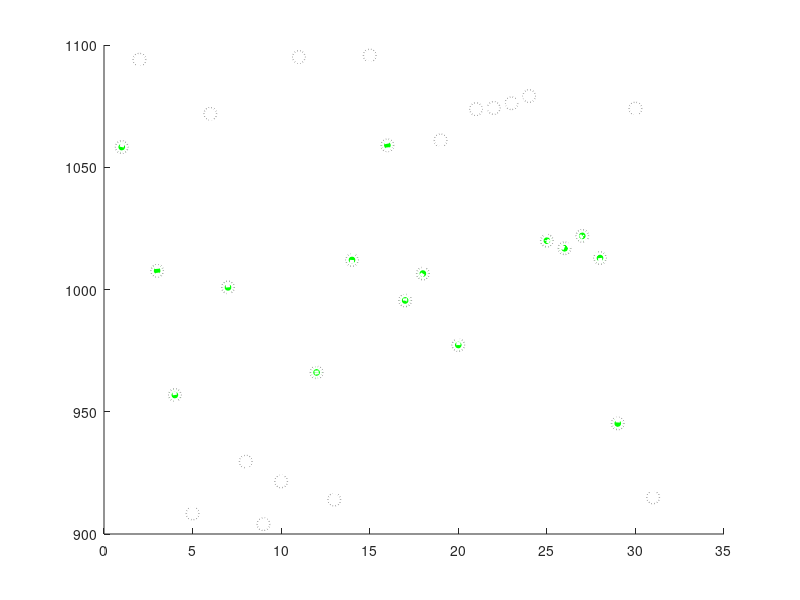

Reproduce this figure in MATLAB. (Note: this script raises an error after producing the figure.)
% Atmospheric Pressure Analysis
% Generate and plot atmospheric pressure data for 4 sensors over 31 days
% Each sensor measured 3 times per day (morning, noon, evening)

clear; clc; close all;

% Generate atmospheric pressure data
% 4 sensors (rows) × 3 measurements per day (columns) × 31 days (depth)
atmosphericPressure = zeros(4, 3, 31);

% Fill with random values between 900 and 1100
for day = 1:31
    for measurement = 1:3
        for sensor = 1:4
            atmosphericPressure(sensor, measurement, day) = 900 + 200*rand();
        end
    end
end

% Display data dimensions
fprintf('Data matrix dimensions: %d × %d × %d\n', size(atmosphericPressure, 1), size(atmosphericPressure, 2), size(atmosphericPressure, 3));
fprintf('Total measurements: %d\n', numel(atmosphericPressure));

% Calculate daily averages for each sensor
dailyAverages = zeros(4, 31);
for day = 1:31
    for sensor = 1:4
        % Average of 3 daily measurements for each sensor
        dailyAverages(sensor, day) = mean(atmosphericPressure(sensor, :, day));
    end
end

% Extract evening measurements for sensor 1 (measurement 3 = evening)
sensor1Evening = squeeze(atmosphericPressure(1, 3, :));

% Create the plot
figure('Position', [100, 100, 1200, 800]);
hold on;

% Define pressure limits
lowerLimit = 930;
upperLimit = 1060;

% Color points based on pressure limits first
for day = 1:31
    if sensor1Evening(day) < lowerLimit || sensor1Evening(day) > upperLimit
        % Points outside range - white filled
        scatter(day, sensor1Evening(day), 80, 'w', 'filled', 'MarkerEdgeColor', 'k', 'LineWidth', 1);
    else
        % Points inside range - green filled
        scatter(day, sensor1Evening(day), 80, 'g', 'filled', 'MarkerEdgeColor', 'k', 'LineWidth', 1);
    end
end

% Plot white dotted line for sensor 1 evening measurements (on top)
plot(1:31, sensor1Evening, 'Color', [1, 1, 1], 'LineStyle', ':', 'LineWidth', 3, ...
     'Marker', 'o', 'MarkerSize', 8, 'MarkerFaceColor', 'none', 'MarkerEdgeColor', [1, 1, 1]);

% Add pressure limit lines
yline(930, '-', 'Color', 'm', 'LineWidth', 2, ...
      'DisplayName', 'Lower Limit');
yline(1060, '-', 'Color', 'm', 'LineWidth', 2, ...
      'DisplayName', 'Upper Limit');

% Customize the plot
xlabel('Day of Month', 'FontSize', 12);
ylabel('Atmospheric Pressure (hPa)', 'FontSize', 12);
title('First sensor, evening, all days', 'FontSize', 14);
legend('Location', 'northeastoutside', 'FontSize', 8);

% Set axis limits to show all 31 days
xlim([1, 31]);
ylim([900, 1100]);
xticks(1:31);
yticks(900:25:1100);

% Set background color to dark for better contrast with white line
set(gca, 'Color', [0.1, 0.1, 0.1]);
set(gcf, 'Color', [0.1, 0.1, 0.1]);

% Add statistics for sensor 1 evening measurements
meanPressure = mean(sensor1Evening);
stdPressure = std(sensor1Evening);
minPressure = min(sensor1Evening);
maxPressure = max(sensor1Evening);

% Count points inside and outside the range
pointsInside = sum(sensor1Evening >= lowerLimit & sensor1Evening <= upperLimit);
pointsOutside = 31 - pointsInside;

text(0.02, 0.98, sprintf('Mean: %.1f hPa\nStd: %.1f hPa\nMin: %.1f hPa\nMax: %.1f hPa\n\nGreen points (in range): %d\nWhite points (out of range): %d', ...
     meanPressure, stdPressure, minPressure, maxPressure, pointsInside, pointsOutside), ...
     'Units', 'normalized', 'VerticalAlignment', 'top', 'FontSize', 10, ...
     'BackgroundColor', 'white', 'EdgeColor', 'black', 'Color', 'black');

% Display summary statistics for sensor 1 evening measurements
fprintf('\nSensor 1 Evening Measurements Statistics:\n');
fprintf('Mean pressure: %.2f hPa\n', mean(sensor1Evening));
fprintf('Std deviation: %.2f hPa\n', std(sensor1Evening));
fprintf('Min pressure: %.2f hPa\n', min(sensor1Evening));
fprintf('Max pressure: %.2f hPa\n', max(sensor1Evening));
fprintf('Range: %.2f hPa\n', max(sensor1Evening) - min(sensor1Evening));
fprintf('Points within range (930-1060 hPa): %d\n', pointsInside);
fprintf('Points outside range: %d\n', pointsOutside);

% Save the plot
saveas(gcf, 'sensor1_evening_pressure.png');
fprintf('\nPlot saved as sensor1_evening_pressure.png\n');
